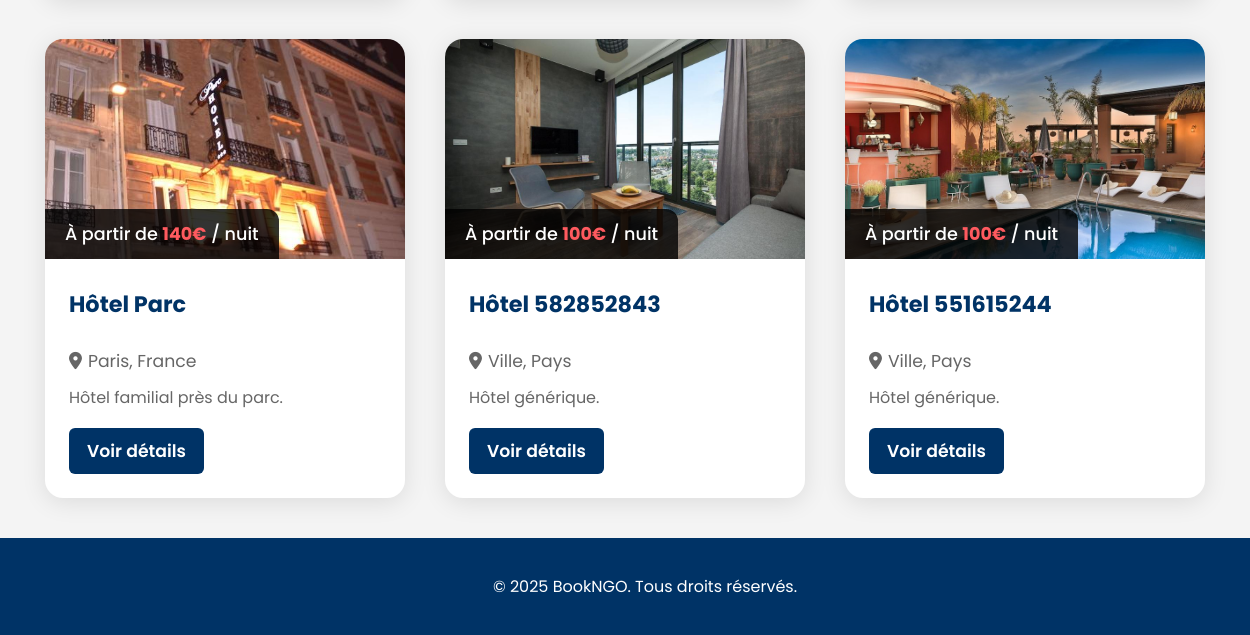
The app's page /api/hotels/hotels/ (lower part), older data.
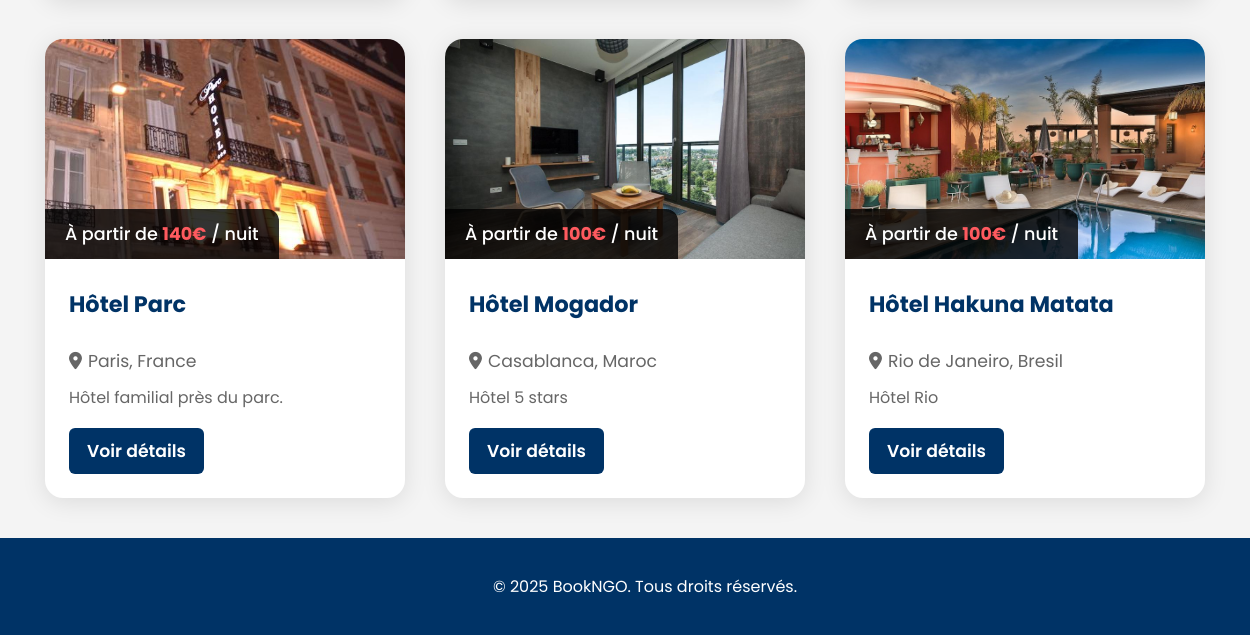
The same page, newer data.
### hotel_app/models.py (models this page shows, shortened)
class Hotel(models.Model):
    owner = models.ForeignKey(User, on_delete=models.CASCADE, related_name='hotels')
    name = models.CharField(max_length=255)
    description = models.TextField()
    address = models.TextField()
    city = models.CharField(max_length=100)
    country = models.CharField(max_length=100)
    email = models.EmailField()
    phone = models.CharField(max_length=20)
    image = models.ImageField(upload_to='hotels/', null=True, blank=True)
    base_price = models.DecimalField(max_digits=10, decimal_places=2, default=0)

### hotel_app/views.py (the view)
# urls.py: path('hotels/', hotel_list, name='hotel-list'),
def hotel_list(request):
    hotels = Hotel.objects.all()
    city = request.GET.get('city')
    check_in = request.GET.get('check_in')
    check_out = request.GET.get('check_out')
    if city:
        hotels = hotels.filter(city__icontains=city)
    hotels = hotels.annotate(min_price=Min('room_types__base_price'))
    context = {
        'hotels': hotels,
        'city': city,
        'check_in': check_in,
        'check_out': check_out,
        'user_role': request.user.role if request.user.is_authenticated else None,
    }
    return render(request, 'hotel_app/hotel_list.html', context)

### templates/hotel_app/hotel_list.html (shortened to what this page needs)
{% extends "base.html" %}
{% block content %}
<div class="hotels-container">
    <div class="hotel-grid-home">
        {% for hotel in hotels %}
        <div class="hotel-card-home">
            <div class="hotel-image-home">
                {% if hotel.image %}
                <img src="{{ hotel.image.url }}" alt="{{ hotel.name }}">
                {% else %}
                <img src="https://via.placeholder.com/400x300?text=Hotel+Image" alt="{{ hotel.name }}">
                {% endif %}
                <div class="hotel-price-overlay">
                    {% if hotel.min_price is not None %}
                        <span>À partir de <span class="price">{{ hotel.min_price }}€</span> / nuit</span>
                    {% else %}
                        <span class="price-na">Prix non disponible</span>
                    {% endif %}
                </div>
            </div>
            <div class="hotel-info-home">
                <h3>{{ hotel.name }}</h3>
                <p class="hotel-location-home"><i class="fas fa-map-marker-alt"></i> {{ hotel.city }}, {{ hotel.country }}</p>
                <div class="hotel-description-home">{{ hotel.description|truncatewords:20 }}</div>
                <div class="hotel-footer-home">
                    <a href="{% url 'hotel-detail' hotel.pk %}" class="details-btn-home">Voir détails</a>
                </div>
            </div>
        </div>
        {% endfor %}
    </div>
</div>
{% endblock %}

Row changes from the older to the newer data that the page shows:
changed Hotel: name "Hôtel 582852843" → "Hôtel Mogador"; city "Ville" → "Casablanca"; country "Pays" → "Maroc"; description "Hôtel générique." → "Hôtel 5 stars"
changed Hotel: name "Hôtel 551615244" → "Hôtel Hakuna Matata"; city "Ville" → "Rio de Janeiro"; country "Pays" → "Bresil"; description "Hôtel générique." → "Hôtel Rio"
